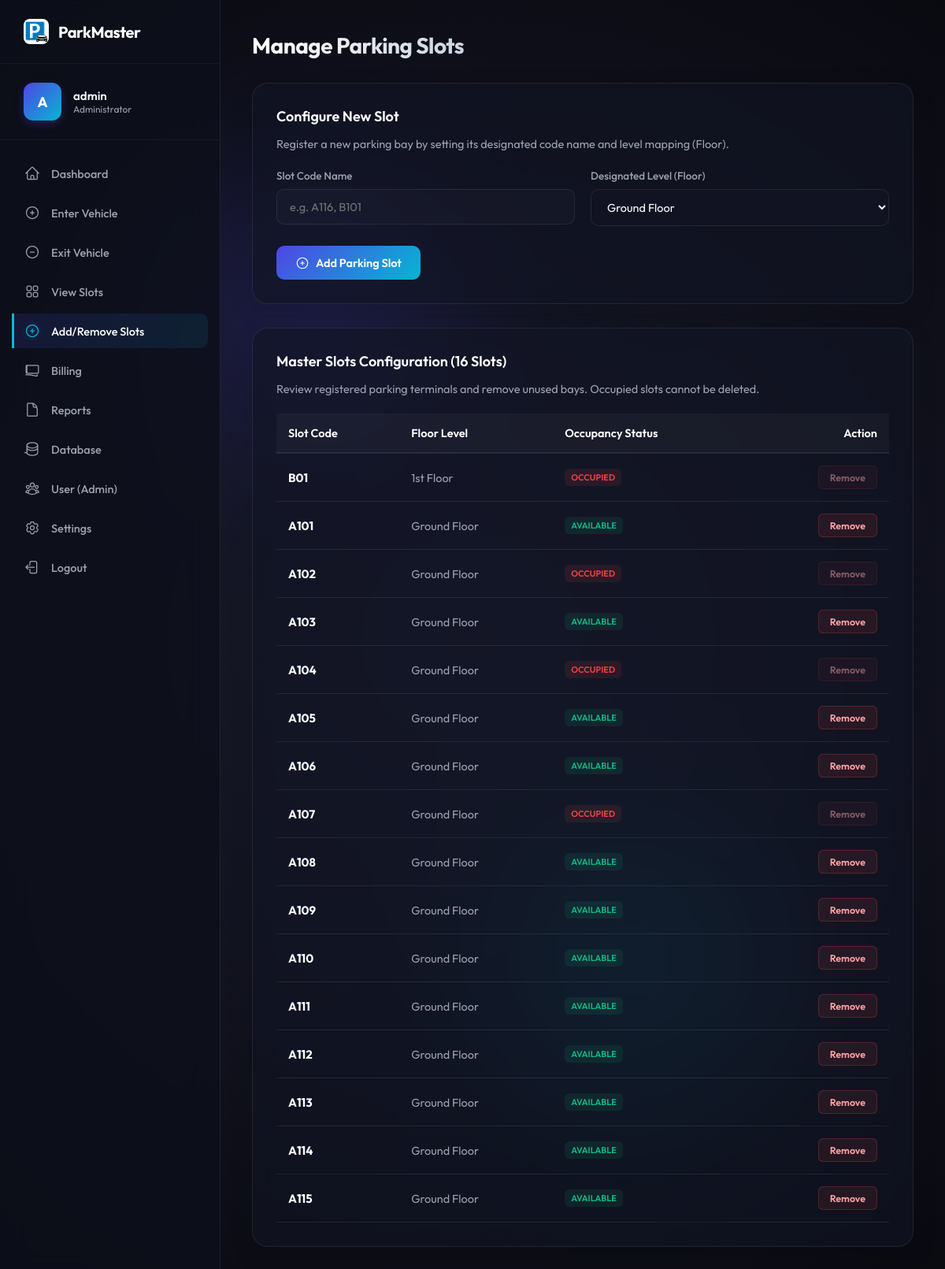
Page /add_slots.php (signed in) on the committed database.
### tables this page shows
CREATE TABLE `slots` (
  `id` int(11) NOT NULL AUTO_INCREMENT,
  `slot_number` varchar(10) NOT NULL,
  `floor` varchar(30) NOT NULL DEFAULT 'Ground Floor',
  `created_at` timestamp NOT NULL DEFAULT current_timestamp(),
  PRIMARY KEY (`id`),
  UNIQUE KEY `slot_number` (`slot_number`)
);

### add_slots.php (the view, shortened to what this page needs)
<?php
require_once 'config.php';
$slots_list = [];
try {
    $stmt = $pdo->query("SELECT * FROM slots ORDER BY floor, slot_number");
    $slots_list = $stmt->fetchAll();
} catch (PDOException $e) {
    $error_message = "Failed to load slots database list: " . $e->getMessage();
}
$occupied_slots = [];
try {
    $stmt = $pdo->query("SELECT slot_number FROM tickets WHERE status = 'parked'");
    $occupied_slots = $stmt->fetchAll(PDO::FETCH_COLUMN);
} catch (PDOException $e) {
}
?>
<!DOCTYPE html>
<html lang="en">
<head>
    <link rel="stylesheet" href="style.css">
</head>
<body>
    <div class="dashboard-layout">
        <?php include 'sidebar.php'; ?>
        <main class="main-content">
            <div class="page-header">
                <h1 class="page-title">Manage Parking Slots</h1>
            </div>
            <div class="content-card">
                <h2>Configure New Slot</h2>
                <p>Register a new parking bay by setting its designated code name and level mapping (Floor).</p>
                <form method="POST" action="add_slots.php" autocomplete="off">
                    <div class="form-grid">
                        <div class="form-group">
                            <label for="slot_number">Slot Code Name</label>
                            <input type="text" id="slot_number" name="slot_number" class="form-control" placeholder="e.g. A116, B101" required>
                        </div>
                        <div class="form-group">
                            <label for="floor">Designated Level (Floor)</label>
                            <select id="floor" name="floor" class="form-control" required style="background-color: #111322;">
                                <option value="Ground Floor">Ground Floor</option>
                            </select>
                        </div>
                    </div>
                    <div style="margin-top: 25px;">
                        <button type="submit" class="btn-primary">
                            <svg xmlns="http://www.w3.org/2000/svg" fill="none" viewBox="0 0 24 24" stroke-width="1.5" stroke="currentColor" style="width: 18px; height: 18px;"><path stroke-linecap="round" stroke-linejoin="round" d="M12 9v6m3-3H9m12 0a9 9 0 1 1-18 0 9 9 0 0 1 18 0Z" /></svg>
                            Add Parking Slot
                        </button>
                    </div>
                </form>
            </div>
            <div class="content-card" style="margin-top: 30px;">
                <h2>Master Slots Configuration (<?php echo count($slots_list); ?> Slots)</h2>
                <p>Review registered parking terminals and remove unused bays. Occupied slots cannot be deleted.</p>
                <div class="table-responsive">
                    <table class="slots-table">
                        <thead>
                            <tr>
                                <th>Slot Code</th>
                                <th>Floor Level</th>
                                <th>Occupancy Status</th>
                                <th style="text-align: right;">Action</th>
                            </tr>
                        </thead>
                        <tbody>
                            <?php if (empty($slots_list)): ?>
                                <tr>
                                    <td colspan="4" style="text-align: center; padding: 25px; color: var(--text-muted);">
                                        No slot configurations found in database. Configure a slot above.
                                    </td>
                                </tr>
                            <?php else: ?>
                                <?php foreach ($slots_list as $sl): ?>
                                    <?php
                                        $is_occupied = in_array($sl['slot_number'], $occupied_slots);
                                    ?>
                                    <tr>
                                        <td style="color: #fff; font-weight: 700; font-size: 15px;"><?php echo htmlspecialchars($sl['slot_number']); ?></td>
                                        <td><?php echo htmlspecialchars($sl['floor']); ?></td>
                                        <td>
                                            <?php if ($is_occupied): ?>
                                                <span class="badge badge-danger">Occupied</span>
                                            <?php else: ?>
                                                <span class="badge badge-success">Available</span>
                                            <?php endif; ?>
                                        </td>
                                        <td style="text-align: right;">
                                            <form method="POST" action="add_slots.php" style="display: inline-block;" onsubmit="return confirm('Are you sure you want to remove slot <?php echo $sl['slot_number']; ?>?');">
                                                <button type="submit" class="btn-danger" <?php echo $is_occupied ? 'disabled style="opacity: 0.5; cursor: not-allowed;" title="Slot occupied"' : ''; ?>>
                                                    Remove
                                                </button>
                                            </form>
                                        </td>
                                    </tr>
                                <?php endforeach; ?>
                            <?php endif; ?>
                        </tbody>
                    </table>
                </div>
            </div>
        </main>
    </div>
</body>
</html>

### style.css (style rules this page uses)
:root { --bg-dark: #090a10; --bg-gradient: radial-gradient(circle at 50% 50%, #1a1c2e 0%, #090a10 100%); --primary: #4f46e5; --primary-light: #818cf8; --primary-glow: rgba(79, 70, 229, 0.4); --secondary: #06b6d4; --secondary-glow: rgba(6, 182, 212, 0.3); --card-bg: rgba(17, 20, 36, 0.65); --card-border: rgba(255, 255, 255, 0.08); --text-main: #f3f4f6; --text-muted: #9ca3af; --success: #10b981; --danger: #ef4444; --transition-speed: 0.3s; }
* { box-sizing: border-box; margin: 0; padding: 0; font-family: 'Outfit', sans-serif; }
body { background: var(--bg-dark); background-image: var(--bg-gradient); color: var(--text-main); min-height: 100vh; display: flex; justify-content: center; align-items: stretch; overflow-x: hidden; position: relative; }
body::before, body::after { content: ''; position: absolute; width: 300px; height: 300px; border-radius: 50%; filter: blur(120px); z-index: 0; pointer-events: none; opacity: 0.3; }
body::before { background: var(--primary); top: 15%; left: 20%; animation: float1 15s infinite alternate ease-in-out; }
body::after { background: var(--secondary); bottom: 15%; right: 20%; animation: float2 15s infinite alternate ease-in-out; }
.dashboard-layout { display: flex; width: 100%; min-height: 100vh; position: relative; z-index: 10; }
.nav-icon svg { width: 20px; height: 20px; stroke: currentColor; display: block; transition: transform 0.2s ease; }
.nav-item.active .nav-icon svg { stroke: var(--secondary); filter: drop-shadow(0 0 4px var(--secondary-glow)); }
.main-content { flex-grow: 1; padding: 40px; overflow-y: auto; height: 100vh; }
.page-header { margin-bottom: 30px; display: flex; justify-content: space-between; align-items: center; }
.page-title { font-size: 28px; font-weight: 700; letter-spacing: -0.5px; background: linear-gradient(to right, #ffffff, #cbd5e1); -webkit-background-clip: text; -webkit-text-fill-color: transparent; }
.content-card { background: var(--card-bg); border: 1px solid var(--card-border); backdrop-filter: blur(12px); -webkit-backdrop-filter: blur(12px); border-radius: 20px; padding: 30px; box-shadow: 0 10px 30px rgba(0, 0, 0, 0.15); }
.content-card h2 { font-size: 18px; font-weight: 600; margin-bottom: 12px; color: #ffffff; }
.content-card p { color: var(--text-muted); line-height: 1.6; font-size: 14.5px; margin-bottom: 20px; }
.form-grid { display: grid; grid-template-columns: repeat(auto-fit, minmax(200px, 1fr)); gap: 20px; margin-top: 15px; }
.form-group { display: flex; flex-direction: column; gap: 8px; }
.form-group label { font-size: 13.5px; color: var(--text-muted); font-weight: 500; }
.form-control { background: rgba(255, 255, 255, 0.02); border: 1px solid var(--card-border); border-radius: 10px; padding: 12px 16px; color: #ffffff; font-size: 14.5px; outline: none; transition: all var(--transition-speed); }
.btn-primary { background: linear-gradient(135deg, var(--primary) 0%, var(--secondary) 100%); border: none; border-radius: 10px; color: #ffffff; font-size: 14.5px; font-weight: 600; padding: 12px 24px; cursor: pointer; transition: all var(--transition-speed); display: inline-flex; align-items: center; gap: 8px; }

### add_slots.php (style rules this page uses)
.table-responsive { overflow-x: auto; margin-top: 20px; }
.slots-table { width: 100%; border-collapse: collapse; font-size: 14.5px; text-align: left; }
.slots-table th { padding: 15px; background: rgba(255, 255, 255, 0.03); border-bottom: 2px solid var(--card-border); color: #ffffff; font-weight: 600; }
.slots-table td { padding: 15px; border-bottom: 1px solid var(--card-border); color: var(--text-muted); }
.badge { display: inline-block; font-size: 11px; font-weight: 600; text-transform: uppercase; padding: 4px 8px; border-radius: 6px; }
.badge-success { background: rgba(16, 185, 129, 0.1); color: var(--success); }
.badge-danger { background: rgba(239, 68, 68, 0.1); color: var(--danger); }
.btn-danger { background: rgba(239, 68, 68, 0.1); border: 1px solid rgba(239, 68, 68, 0.25); color: #fca5a5; padding: 6px 14px; border-radius: 6px; cursor: pointer; font-size: 12.5px; font-weight: 600; transition: all var(--transition-speed); }

### rows in the picture
slots: slot_number "B01", floor "1st Floor", shows "OCCUPIED"
slots: slot_number "A101", floor "Ground Floor", shows "AVAILABLE"
slots: slot_number "A102", floor "Ground Floor", shows "OCCUPIED"
slots: slot_number "A103", floor "Ground Floor", shows "AVAILABLE"
slots: slot_number "A104", floor "Ground Floor", shows "OCCUPIED"
slots: slot_number "A105", floor "Ground Floor", shows "AVAILABLE"
slots: slot_number "A106", floor "Ground Floor", shows "AVAILABLE"
slots: slot_number "A107", floor "Ground Floor", shows "OCCUPIED"
slots: slot_number "A108", floor "Ground Floor", shows "AVAILABLE"
slots: slot_number "A109", floor "Ground Floor", shows "AVAILABLE"
slots: slot_number "A110", floor "Ground Floor", shows "AVAILABLE"
slots: slot_number "A111", floor "Ground Floor", shows "AVAILABLE"
slots: slot_number "A112", floor "Ground Floor", shows "AVAILABLE"
slots: slot_number "A113", floor "Ground Floor", shows "AVAILABLE"
slots: slot_number "A114", floor "Ground Floor", shows "AVAILABLE"
slots: slot_number "A115", floor "Ground Floor", shows "AVAILABLE"

### other values in the picture
substr($username, 0, 1) "A"
$username "admin"
$role "Admin"
$item['label'] "Dashboard"
$item['label'] "Enter Vehicle"
$item['label'] "Exit Vehicle"
$item['label'] "View Slots"
$item['label'] "Add/Remove Slots"
$item['label'] "Billing"
$item['label'] "Reports"
$item['label'] "Database"
$item['label'] "User (Admin)"
$item['label'] "Settings"
$item['label'] "Logout"
count($slots_list) "16"
